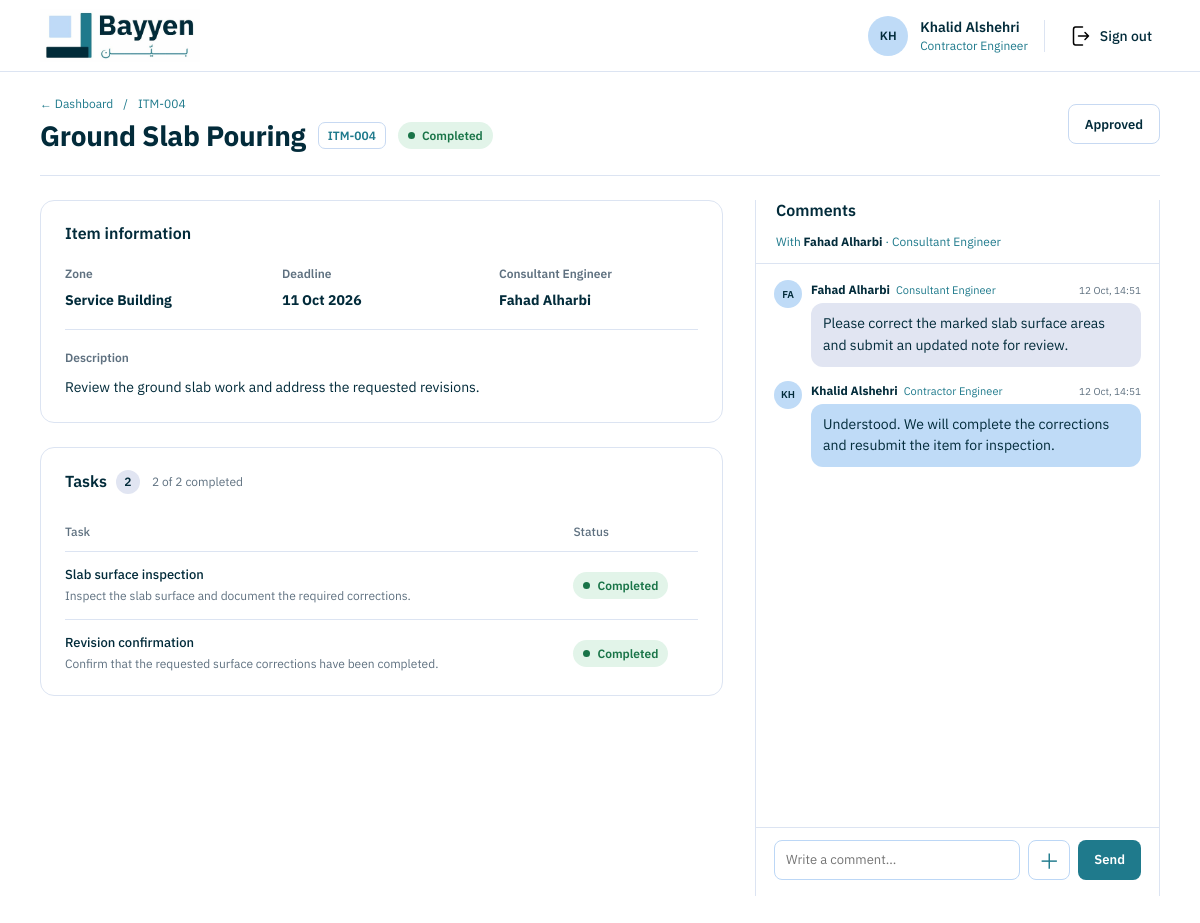
The page /contractor-engineer/items/4/ (signed in) on the database as committed earlier.
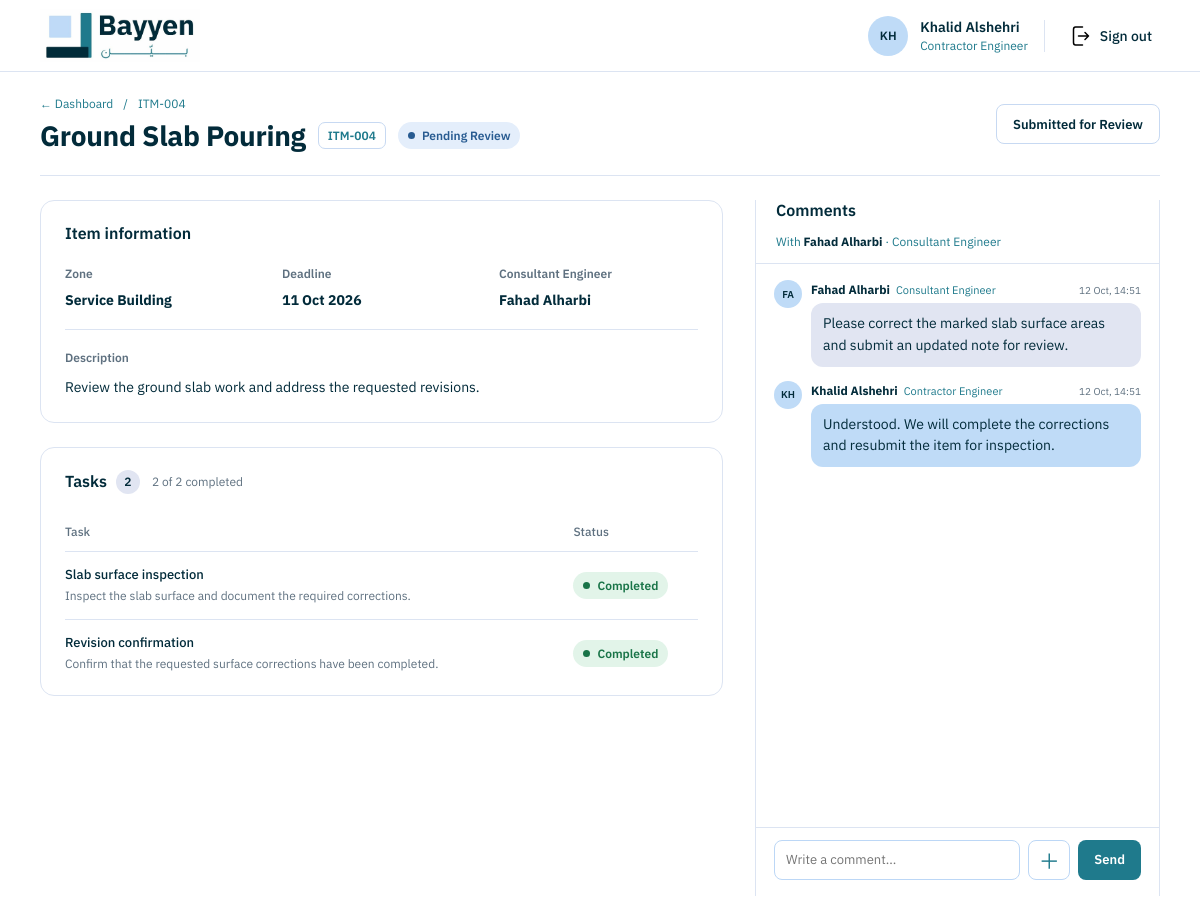
The same page on the database as committed later.
### core/models.py (models this page shows, shortened)
class Item(models.Model):
    class Status(models.TextChoices):
        NOT_STARTED = "NOT_STARTED", "Not Started"
        IN_PROGRESS = "IN_PROGRESS", "In Progress"
        PENDING_REVIEW = "PENDING_REVIEW", "Pending Review"
        NEEDS_REVISION = "NEEDS_REVISION", "Needs Revision"
        COMPLETED = "COMPLETED", "Completed"
    title = models.CharField(max_length=200)
    description = models.TextField()
    zone = models.CharField(max_length=100, blank=True)
    contractor_company = models.CharField(max_length=200, blank=True)
    contractor = models.ForeignKey(
        "User", on_delete=models.PROTECT, related_name="contracted_items",
        null=True, blank=True, limit_choices_to={"role": "CONTRACTOR_ENGINEER"},
    )
    due_date = models.DateField(null=True, blank=True)
    status = models.CharField(
        max_length=20,
        choices=Status.choices,
        default=Status.NOT_STARTED,
    )
    submitted_by = models.ForeignKey(
        "User",
        on_delete=models.PROTECT,
        related_name="submitted_items",
        null=True,
        blank=True,
    )
    submitted_at = models.DateTimeField(null=True, blank=True)
    submission_note = models.TextField(blank=True)

### core/views.py (the view)
@login_required(login_url="core:login")
def contractor_item_detail(request, item_id):
    if not _has_contractor_access(request.user):
        return HttpResponseForbidden("Contractor Engineer access required.")
    item = get_object_or_404(
        Item.objects.select_related("contractor"),
        pk=item_id,
        contractor=request.user,
    )
    tasks = list(
        item.tasks.select_related("site_engineer", "consultant_engineer").order_by("id")
    )
    consultant = next(
        (task.consultant_engineer for task in tasks
         if task.consultant_engineer_id and task.consultant_engineer.is_active),
        None,
    )
    if request.method == "POST":
        action = request.POST.get("action", "")
        if action == "update_task_status":
            task_id = request.POST.get("task_id")
            task = get_object_or_404(Task, pk=task_id, item=item)
            allowed_statuses = {
                Task.Status.PENDING,
                Task.Status.IN_PROGRESS,
                Task.Status.COMPLETED,
            }
            new_status = request.POST.get("status", "")
            if item.status in {Item.Status.PENDING_REVIEW, Item.Status.COMPLETED}:
                messages.error(request, "Task statuses cannot be changed while the item is under review or approved.")
            elif new_status not in allowed_statuses:
                messages.error(request, "Invalid task status.")
            else:
                task.status = new_status
                task.save(update_fields=["status", "updated_at"])
                if item.status == Item.Status.NOT_STARTED:
                    item.status = Item.Status.IN_PROGRESS
                    item.save(update_fields=["status"])
                messages.success(request, "Task status updated.")
            return redirect("core:contractor_item_detail", item_id=item.pk)
        if action == "submit_item":
            task_queryset = item.tasks.all()
            if consultant is None:
                messages.error(request, "This item has no active Consultant Engineer assigned yet.")
            elif not task_queryset.exists():
                messages.error(request, "Add at least one task before submitting this item.")
            elif task_queryset.exclude(status=Task.Status.COMPLETED).exists():
                messages.error(request, "Complete all tasks before submitting this item.")
            elif item.status == Item.Status.COMPLETED:
                messages.info(request, "This item has already been approved.")
            elif item.status == Item.Status.PENDING_REVIEW:
                messages.info(request, "This item has already been submitted for review.")
            else:
                item.status = Item.Status.PENDING_REVIEW
                item.submitted_by = request.user
                item.submitted_at = timezone.now()
                item.save(update_fields=["status", "submitted_by", "submitted_at"])
                messages.success(request, "Item submitted to the Consultant Engineer for review.")
            return redirect("core:contractor_item_detail", item_id=item.pk)
        if action == "send_comment":
            form = ItemMessageForm(request.POST, request.FILES)
            if consultant is None:
                messages.error(request, "This item has no active Consultant Engineer assigned yet.")
                return redirect("core:contractor_item_detail", item_id=item.pk)
            if form.is_valid():
                message = form.save(commit=False)
                message.item = item
                message.sender = request.user
                message.receiver = consultant
                message.save()
                messages.success(request, "Message sent to the Consultant Engineer.")
                return redirect("core:contractor_item_detail", item_id=item.pk)
            message_form = form
        else:
            return HttpResponseForbidden("This action is not available to Contractor Engineers.")
    else:
        message_form = ItemMessageForm()
    task_rows = [{"task": task} for task in tasks]
    return render(request, "core/contractor_item_detail.html", {
        "item": item,
        "tasks": tasks,
        "task_rows": task_rows,
        "completed_tasks": sum(task.status == Task.Status.COMPLETED for task in tasks),
        "consultant": consultant,
        "comments": _contractor_consultant_messages(item, request.user, consultant),
        "message_form": message_form,
    })

### core/forms.py
class ItemMessageForm(forms.ModelForm):
    class Meta:
        model = Message
        fields = ("content", "attachment")
        widgets = {
            "content": forms.TextInput(attrs={"placeholder": "Write a comment..."}),
        }

### core/views.py (called while the page is built)
def _has_contractor_access(user):
    return user.is_authenticated and user.role == User.Role.CONTRACTOR_ENGINEER

def _contractor_consultant_messages(item, contractor, consultant):
    if consultant is None:
        return item.messages.none()
    return item.messages.filter(task__isnull=True).filter(
        (Q(sender=contractor, receiver=consultant)
         | Q(sender=consultant, receiver=contractor))
    ).select_related("sender", "receiver").order_by("created_at")

### core/templates/core/contractor_item_detail.html (shortened to what the changed rows need)
{% extends "core/base.html" %}
{% load static %}
{% block extra_css %}<link rel="stylesheet" href="{% static 'core/css/consultant_item_detail.css' %}">{% endblock %}
{% block content %}
<main class="detail-page contractor-item-detail">
  <div class="detail-heading">
    <div>
      <nav class="breadcrumbs" aria-label="Breadcrumb"><a href="{% url 'core:contractor_dashboard' %}">← Dashboard</a><span>/</span><span>ITM-{{ item.pk|stringformat:'03d' }}</span></nav>
      <div class="title-line"><h1>{{ item.title }}</h1><span class="item-code">ITM-{{ item.pk|stringformat:'03d' }}</span><span class="status-badge status-{{ item.status|lower }}">{{ item.get_status_display }}</span></div>
    </div>
    <div class="heading-actions">
      {% if item.status == 'PENDING_REVIEW' %}<span class="button button-secondary is-disabled" aria-disabled="true">Submitted for Review</span>
      {% elif item.status == 'COMPLETED' %}<span class="button button-secondary is-disabled" aria-disabled="true">Approved</span>
      {% endif %}
    </div>
  </div>
  <div class="detail-layout">
    <div class="detail-main">
      <section class="content-card item-information" aria-labelledby="item-info-heading">
        <div class="section-heading"><h2 id="item-info-heading">Item information</h2></div>
        <div class="item-facts">
          <div><span>Zone</span><strong>{{ item.zone|default:'—' }}</strong></div>
          <div><span>Deadline</span><strong>{{ item.due_date|date:'d M Y'|default:'—' }}</strong></div>
        </div>
        <div class="description-block"><span>Description</span><p>{{ item.description|default:'No description provided.' }}</p></div>
      </section>
      <section class="content-card tasks-card" aria-labelledby="tasks-heading">
        <div class="section-heading tasks-heading"><div class="tasks-title"><h2 id="tasks-heading">Tasks <span class="count-badge">{{ tasks|length }}</span></h2></div></div>
        <div class="task-table-wrap"><table class="task-table"><thead><tr><th>Task</th><th>Status</th></tr></thead></table></div>
      </section>
    </div>
    <aside class="comments-panel contractor-comments-panel" aria-labelledby="comments-heading">
      <div class="comments-heading"><h2 id="comments-heading">Comments</h2></div>
    </aside>
  </div>
</main>
{% endblock %}

Rows that differ between the two databases and show on the page:
changed Item "Ground Slab Pouring": status "Completed" → "Pending Review"
Other text that changed with them:
text no longer shown: "Approved"
text now shown: "Submitted for Review"
